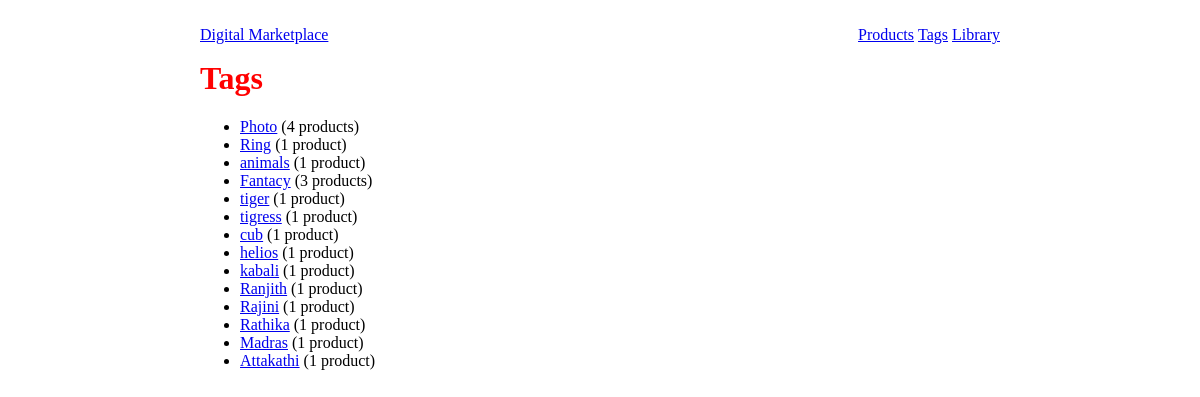
The page /tags/ on the database as committed earlier.
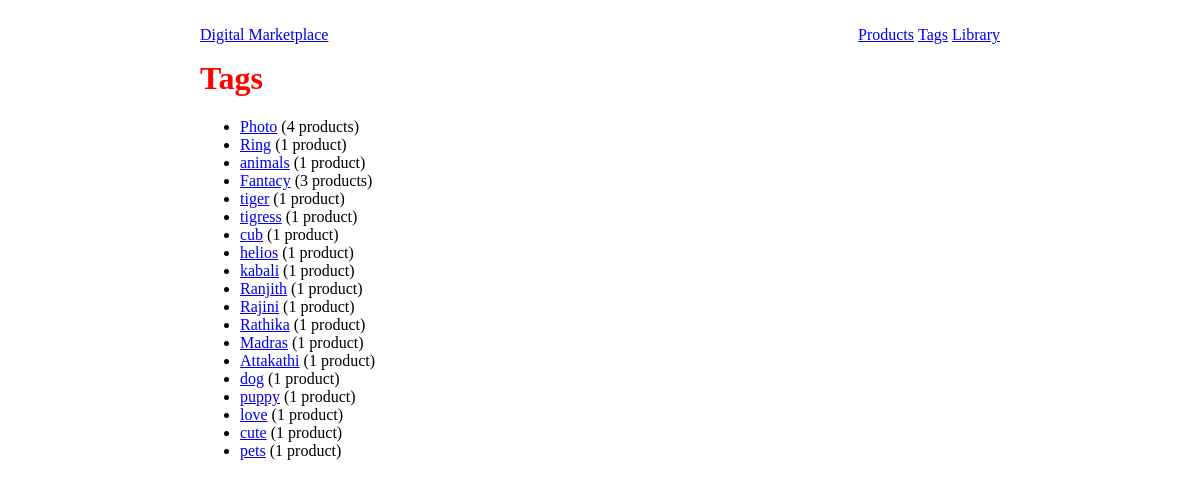
The same page on the database as committed later.
### tags/models.py (models this page shows, shortened)
class Tag(models.Model):
	title = models.CharField(max_length=120, unique = True)
	slug = models.SlugField(unique=True)
	products = models.ManyToManyField(Product,blank=True) # Many to Many key to products
	active = models.BooleanField(default=True)
	objects = TagManager()
	def get_absolute_url(self):
		view_name = "tags:detail"
		return reverse(view_name,kwargs={"slug":self.slug})

### tags/views.py (the view)
class TagListView(ListView):
	model = Tag
	def get_queryset(self):
		return Tag.objects.filter(active=True)

### tags/models.py (called while the page is built)
	def get_queryset(self):
		return TagQuerySet(self.model, using=self._db)

### templates/tags/tag_list.html (shortened to what this page needs)
 {% extends "base.html" %}
{% block content %}
<h1>Tags</h1>
<ul>
{% for instance in object_list %}
    <li><a href="{{instance.get_absolute_url}}">{{instance.title}}</a>
    ({{instance.products.count }} product{{instance.products.count|pluralize}})</li>
 {%empty%}
 		<li>No Tags yet.</li>
{% endfor %}
</ul>
{% endblock %}

Rows that differ between the two databases and show on the page:
added Tag: title "dog", products.count "1"
added Tag: title "puppy", products.count "1"
added Tag: title "love", products.count "1"
added Tag: title "cute", products.count "1"
added Tag: title "pets", products.count "1"
